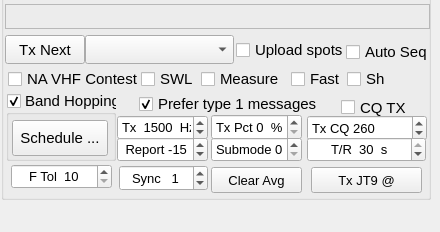
    <widget class="QWidget" name="page_10">
     <widget class="QGroupBox" name="gbxMenu">
      <property name="geometry">
       <rect>
        <x>1</x>
        <y>-23</y>
        <width>430</width>
        <height>223</height>
       </rect>
      </property>
      <property name="title">
       <string/>
      </property>
      <widget class="QGroupBox" name="band_hopping_group_box">
       <property name="geometry">
        <rect>
         <x>5</x>
         <y>114</y>
         <width>110</width>
         <height>70</height>
        </rect>
       </property>
       <property name="font">
        <font>
         <pointsize>11</pointsize>
        </font>
       </property>
       <property name="title">
        <string>Band Hopping</string>
       </property>
       <property name="checkable">
        <bool>true</bool>
       </property>
       <widget class="QPushButton" name="band_hopping_schedule_push_button">
        <property name="geometry">
         <rect>
          <x>6</x>
          <y>29</y>
          <width>96</width>
          <height>36</height>
         </rect>
        </property>
        <property name="toolTip">
         <string>Choose bands and times of day for band-hopping.</string>
        </property>
        <property name="text">
         <string>Schedule ...</string>
        </property>
       </widget>
      </widget>
      <widget class="QCheckBox" name="cbShMsgs">
       <property name="geometry">
        <rect>
         <x>346</x>
         <y>92</y>
         <width>63</width>
         <height>20</height>
        </rect>
       </property>
       <property name="font">
        <font>
         <pointsize>11</pointsize>
        </font>
       </property>
       <property name="toolTip">
        <string>&lt;html&gt;&lt;head/&gt;&lt;body&gt;&lt;p&gt;Check to use short-format messages.&lt;/p&gt;&lt;/body&gt;&lt;/html&gt;</string>
       </property>
       <property name="text">
        <string>Sh</string>
       </property>
      </widget>
      <widget class="QCheckBox" name="cbAutoSeq">
       <property name="geometry">
        <rect>
         <x>345</x>
         <y>65</y>
         <width>81</width>
         <height>20</height>
        </rect>
       </property>
       <property name="font">
        <font>
         <pointsize>11</pointsize>
        </font>
       </property>
       <property name="toolTip">
        <string>&lt;html&gt;&lt;head/&gt;&lt;body&gt;&lt;p&gt;Check to enable automatic sequencing of Tx messages based on received messages.&lt;/p&gt;&lt;/body&gt;&lt;/html&gt;</string>
       </property>
       <property name="text">
        <string>Auto Seq</string>
       </property>
      </widget>
      <widget class="QCheckBox" name="cbFast9">
       <property name="geometry">
        <rect>
         <x>290</x>
         <y>92</y>
         <width>63</width>
         <height>20</height>
        </rect>
       </property>
       <property name="font">
        <font>
         <pointsize>11</pointsize>
        </font>
       </property>
       <property name="toolTip">
        <string>&lt;html&gt;&lt;head/&gt;&lt;body&gt;&lt;p&gt;Check to enable JT9 fast modes&lt;/p&gt;&lt;/body&gt;&lt;/html&gt;</string>
       </property>
       <property name="text">
        <string>Fast</string>
       </property>
      </widget>
      <widget class="QSpinBox" name="sbTxPercent">
       <property name="geometry">
        <rect>
         <x>210</x>
         <y>137</y>
         <width>91</width>
         <height>26</height>
        </rect>
       </property>
       <property name="font">
        <font>
         <pointsize>10</pointsize>
        </font>
       </property>
       <property name="toolTip">
        <string>Percentage of 2-minute sequences devoted to transmitting.</string>
       </property>
       <property name="alignment">
        <set>Qt::AlignCenter</set>
       </property>
       <property name="suffix">
        <string>  %</string>
       </property>
       <property name="prefix">
        <string>Tx Pct </string>
       </property>
       <property name="maximum">
        <number>100</number>
       </property>
      </widget>
      <widget class="QPushButton" name="pbTxNext">
       <property name="geometry">
        <rect>
         <x>4</x>
         <y>58</y>
         <width>80</width>
         <height>29</height>
        </rect>
       </property>
       <property name="font">
        <font>
         <pointsize>11</pointsize>
        </font>
       </property>
       <property name="toolTip">
        <string>Transmit during the next 2-minute sequence.</string>
       </property>
       <property name="styleSheet">
        <string notr="true">QPushButton:checked {
	background-color: red;
	border-style: outset;
	border-width: 1px;
	border-radius: 5px;
	border-color: black;
	min-width: 5em;
	padding: 3px;
}</string>
       </property>
       <property name="text">
        <string>Tx Next</string>
       </property>
       <property name="checkable">
        <bool>true</bool>
       </property>
      </widget>
      <widget class="QCheckBox" name="WSPR_prefer_type_1_check_box">
       <property name="geometry">
        <rect>
         <x>138</x>
         <y>115</y>
         <width>181</width>
         <height>24</height>
        </rect>
       </property>
       <property name="font">
        <font>
         <pointsize>11</pointsize>
        </font>
       </property>
       <property name="toolTip">
        <string>&lt;html&gt;&lt;head/&gt;&lt;body&gt;&lt;p&gt;6 digit locators cause 2 different mesages to be sent, the second contains the full locator but only a hashed callsign, other stations must have decoded the first once before they can decode your call in the second. Check this option to only send 4 digit locators if it will avoid the two message protocol.&lt;/p&gt;&lt;/body&gt;&lt;/html&gt;</string>
       </property>
       <property name="text">
        <string>Prefer type 1 messages</string>
       </property>
       <property name="checked">
        <bool>true</bool>
       </property>
      </widget>
      <widget class="QComboBox" name="TxPowerComboBox">
       <property name="geometry">
        <rect>
         <x>84</x>
         <y>58</y>
         <width>149</width>
         <height>29</height>
        </rect>
       </property>
       <property name="font">
        <font>
         <pointsize>11</pointsize>
        </font>
       </property>
       <property name="toolTip">
        <string>Set Tx power in dBm (dB above 1 mW) as part of your WSPR message.</string>
       </property>
      </widget>
      <widget class="QCheckBox" name="cbSWL">
       <property name="geometry">
        <rect>
         <x>140</x>
         <y>92</y>
         <width>61</width>
         <height>20</height>
        </rect>
       </property>
       <property name="font">
        <font>
         <pointsize>11</pointsize>
        </font>
       </property>
       <property name="toolTip">
        <string>&lt;html&gt;&lt;head/&gt;&lt;body&gt;&lt;p&gt;Check to monitor Sh messages.&lt;/p&gt;&lt;/body&gt;&lt;/html&gt;</string>
       </property>
       <property name="text">
        <string>SWL</string>
       </property>
      </widget>
      <widget class="QSpinBox" name="WSPRfreqSpinBox">
       <property name="geometry">
        <rect>
         <x>116</x>
         <y>138</y>
         <width>91</width>
         <height>25</height>
        </rect>
       </property>
       <property name="font">
        <font>
         <pointsize>10</pointsize>
        </font>
       </property>
       <property name="alignment">
        <set>Qt::AlignCenter</set>
       </property>
       <property name="suffix">
        <string>  Hz</string>
       </property>
       <property name="prefix">
        <string>Tx  </string>
       </property>
       <property name="minimum">
        <number>1400</number>
       </property>
       <property name="maximum">
        <number>1700</number>
       </property>
       <property name="value">
        <number>1500</number>
       </property>
      </widget>
      <widget class="QSpinBox" name="sbCQTxFreq">
       <property name="enabled">
        <bool>true</bool>
       </property>
       <property name="geometry">
        <rect>
         <x>306</x>
         <y>138</y>
         <width>120</width>
         <height>26</height>
        </rect>
       </property>
       <property name="font">
        <font>
         <pointsize>10</pointsize>
        </font>
       </property>
       <property name="toolTip">
        <string>&lt;html&gt;&lt;head/&gt;&lt;body&gt;&lt;p&gt;Frequency to call CQ on in kHz above the current MHz&lt;/p&gt;&lt;/body&gt;&lt;/html&gt;</string>
       </property>
       <property name="prefix">
        <string>Tx CQ </string>
       </property>
       <property name="minimum">
        <number>1</number>
       </property>
       <property name="maximum">
        <number>999</number>
       </property>
       <property name="value">
        <number>260</number>
       </property>
      </widget>
      <widget class="QCheckBox" name="cbCQTx">
       <property name="enabled">
        <bool>true</bool>
       </property>
       <property name="geometry">
        <rect>
         <x>340</x>
         <y>120</y>
         <width>81</width>
         <height>21</height>
        </rect>
       </property>
       <property name="font">
        <font>
         <pointsize>11</pointsize>
        </font>
       </property>
       <property name="toolTip">
        <string>&lt;html&gt;&lt;head/&gt;&lt;body&gt;&lt;p&gt;Check this to call CQ on the &amp;quot;Tx CQ&amp;quot; frequency. Rx will be on the current frequency and the CQ message wiill include the current Rx frequency so callers know which frequency to reply on.&lt;/p&gt;&lt;/body&gt;&lt;/html&gt;</string>
       </property>
       <property name="text">
        <string>CQ TX</string>
       </property>
      </widget>
      <widget class="QCheckBox" name="cbUploadWSPR_Spots">
       <property name="geometry">
        <rect>
         <x>235</x>
         <y>63</y>
         <width>108</width>
         <height>20</height>
        </rect>
       </property>
       <property name="font">
        <font>
         <pointsize>11</pointsize>
        </font>
       </property>
       <property name="toolTip">
        <string>Upload decoded messages to WSPRnet.org.</string>
       </property>
       <property name="text">
        <string>Upload spots</string>
       </property>
      </widget>
      <widget class="QCheckBox" name="measure_check_box">
       <property name="geometry">
        <rect>
         <x>200</x>
         <y>92</y>
         <width>115</width>
         <height>20</height>
        </rect>
       </property>
       <property name="font">
        <font>
         <pointsize>11</pointsize>
        </font>
       </property>
       <property name="toolTip">
        <string>&lt;html&gt;&lt;head/&gt;&lt;body&gt;&lt;p&gt;Check this to start recording calibration data.&lt;br/&gt;While measuring calibration correction is disabled.&lt;br/&gt;When not checked you can view the calibration results.&lt;/p&gt;&lt;/body&gt;&lt;/html&gt;</string>
       </property>
       <property name="text">
        <string>Measure</string>
       </property>
      </widget>
      <widget class="QCheckBox" name="cbVHFcontest">
       <property name="geometry">
        <rect>
         <x>7</x>
         <y>92</y>
         <width>138</width>
         <height>20</height>
        </rect>
       </property>
       <property name="font">
        <font>
         <pointsize>11</pointsize>
        </font>
       </property>
       <property name="toolTip">
        <string>&lt;html&gt;&lt;head/&gt;&lt;body&gt;&lt;p&gt;Check to exchange grid locators instead of signal reports. DO NOT USE when propagation supports making world-wide contacts!&lt;/p&gt;&lt;/body&gt;&lt;/html&gt;</string>
       </property>
       <property name="text">
        <string>NA VHF Contest</string>
       </property>
      </widget>
      <widget class="QSpinBox" name="syncSpinBox">
       <property name="geometry">
        <rect>
         <x>118</x>
         <y>188</y>
         <width>89</width>
         <height>26</height>
        </rect>
       </property>
       <property name="font">
        <font>
         <pointsize>10</pointsize>
        </font>
       </property>
       <property name="toolTip">
        <string>&lt;html&gt;&lt;head/&gt;&lt;body&gt;&lt;p&gt;Synchronizing threshold.  Lower numbers accept weaker sync signals.&lt;/p&gt;&lt;/body&gt;&lt;/html&gt;</string>
       </property>
       <property name="alignment">
        <set>Qt::AlignCenter</set>
       </property>
       <property name="prefix">
        <string>Sync   </string>
       </property>
       <property name="minimum">
        <number>-1</number>
       </property>
       <property name="maximum">
        <number>10</number>
       </property>
       <property name="value">
        <number>1</number>
       </property>
      </widget>
      <widget class="QPushButton" name="pbTxMode">
       <property name="enabled">
        <bool>true</bool>
       </property>
       <property name="geometry">
        <rect>
         <x>310</x>
         <y>190</y>
         <width>111</width>
         <height>26</height>
        </rect>
       </property>
       <property name="sizePolicy">
        <sizepolicy hsizetype="Maximum" vsizetype="Fixed">
         <horstretch>0</horstretch>
         <verstretch>0</verstretch>
        </sizepolicy>
       </property>
       <property name="font">
        <font>
         <pointsize>10</pointsize>
        </font>
       </property>
       <property name="toolTip">
        <string>Toggle Tx mode</string>
       </property>
       <property name="text">
        <string>Tx JT9 @</string>
       </property>
      </widget>
      <widget class="QPushButton" name="ClrAvgButton">
       <property name="enabled">
        <bool>true</bool>
       </property>
       <property name="geometry">
        <rect>
         <x>210</x>
         <y>190</y>
         <width>91</width>
         <height>26</height>
        </rect>
       </property>
       <property name="font">
        <font>
         <pointsize>10</pointsize>
        </font>
       </property>
       <property name="toolTip">
        <string>&lt;html&gt;&lt;head/&gt;&lt;body&gt;&lt;p&gt;Clear the accumulating message average.&lt;/p&gt;&lt;/body&gt;&lt;/html&gt;</string>
       </property>
       <property name="text">
        <string>Clear Avg</string>
       </property>
      </widget>
      <widget class="RestrictedSpinBox" name="sbTR">
       <property name="geometry">
        <rect>
         <x>306</x>
         <y>160</y>
         <width>119</width>
         <height>25</height>
        </rect>
       </property>
       <property name="font">
        <font>
         <pointsize>10</pointsize>
        </font>
       </property>
       <property name="toolTip">
        <string>&lt;html&gt;&lt;head/&gt;&lt;body&gt;&lt;p&gt;Tx/Rx or Frequency calibration sequence length&lt;/p&gt;&lt;/body&gt;&lt;/html&gt;</string>
       </property>
       <property name="alignment">
        <set>Qt::AlignCenter</set>
       </property>
       <property name="suffix">
        <string>  s</string>
       </property>
       <property name="prefix">
        <string>T/R  </string>
       </property>
       <property name="minimum">
        <number>5</number>
       </property>
       <property name="maximum">
        <number>30</number>
       </property>
       <property name="value">
        <number>30</number>
       </property>
      </widget>
      <widget class="HintedSpinBox" name="sbFtol">
       <property name="geometry">
        <rect>
         <x>10</x>
         <y>187</y>
         <width>101</width>
         <height>25</height>
        </rect>
       </property>
       <property name="font">
        <font>
         <pointsize>10</pointsize>
        </font>
       </property>
       <property name="toolTip">
        <string>Frequency tolerance (Hz)</string>
       </property>
       <property name="alignment">
        <set>Qt::AlignCenter</set>
       </property>
       <property name="prefix">
        <string>F Tol  </string>
       </property>
       <property name="minimum">
        <number>10</number>
       </property>
       <property name="maximum">
        <number>1000</number>
       </property>
       <property name="value">
        <number>10</number>
       </property>
      </widget>
      <widget class="LettersSpinBox" name="sbSubmode">
       <property name="geometry">
        <rect>
         <x>210</x>
         <y>160</y>
         <width>91</width>
         <height>25</height>
        </rect>
       </property>
       <property name="font">
        <font>
         <pointsize>10</pointsize>
        </font>
       </property>
       <property name="toolTip">
        <string>&lt;html&gt;&lt;head/&gt;&lt;body&gt;&lt;p&gt;Submode determines tone spacing; A is narrowest.&lt;/p&gt;&lt;/body&gt;&lt;/html&gt;</string>
       </property>
       <property name="alignment">
        <set>Qt::AlignCenter</set>
       </property>
       <property name="prefix">
        <string>Submode </string>
       </property>
       <property name="minimum">
        <number>0</number>
       </property>
       <property name="maximum">
        <number>7</number>
       </property>
      </widget>
      <widget class="QSpinBox" name="rptSpinBox">
       <property name="geometry">
        <rect>
         <x>116</x>
         <y>160</y>
         <width>91</width>
         <height>25</height>
        </rect>
       </property>
       <property name="font">
        <font>
         <pointsize>10</pointsize>
        </font>
       </property>
       <property name="toolTip">
        <string>&lt;html&gt;&lt;head/&gt;&lt;body&gt;&lt;p&gt;Signal report: Signal-to-noise ratio in 2500 Hz reference bandwidth (dB).&lt;/p&gt;&lt;/body&gt;&lt;/html&gt;</string>
       </property>
       <property name="alignment">
        <set>Qt::AlignCenter</set>
       </property>
       <property name="prefix">
        <string> Report </string>
       </property>
       <property name="minimum">
        <number>-50</number>
       </property>
       <property name="maximum">
        <number>49</number>
       </property>
       <property name="value">
        <number>-15</number>
       </property>
      </widget>
      <widget class="QFrame" name="frameMenu">
       <property name="geometry">
        <rect>
         <x>4</x>
         <y>27</y>
         <width>425</width>
         <height>25</height>
        </rect>
       </property>
       <property name="frameShape">
        <enum>QFrame::StyledPanel</enum>
       </property>
       <property name="frameShadow">
        <enum>QFrame::Raised</enum>
       </property>
      </widget>
     </widget>
    </widget>
